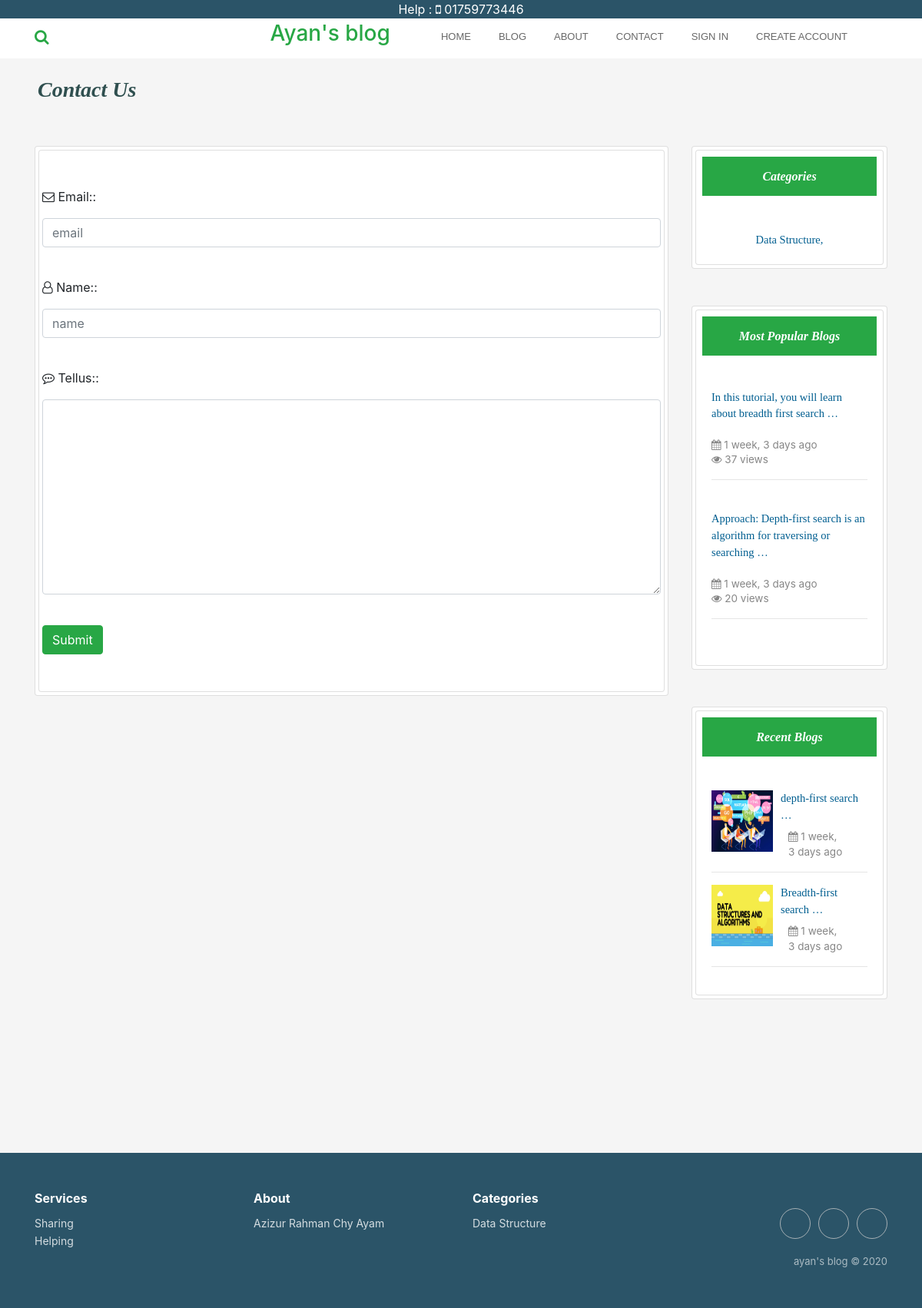
Page /contact/ on the committed database.
### home/models.py (models this page shows, shortened)
class Category(models.Model):
    category = models.CharField(max_length=200, primary_key=True)

class Post(models.Model):
    category = models.ForeignKey(Category, on_delete=models.CASCADE)
    postAuthor = models.CharField(max_length=200)
    postId = models.AutoField(primary_key=True, auto_created=True)
    postTitle = models.CharField(max_length=200)
    postTimeDate = models.DateTimeField(auto_now_add=True, auto_now=False, blank=True)
    postInC = models.TextField()
    postInCplus = models.TextField()
    postInPython = models.TextField()
    postDescriptions = models.TextField()
    postUrl = models.TextField(blank=True)
    postImage = models.ImageField(blank=True, null=True)
    views = models.IntegerField(default=0)
    def get_photo_url(self):
        if self.postImage and hasattr(self.postImage, 'url'):
            return self.postImage.url
        else:
            return "/static/no.png"

### home/views.py (the view)
# urls.py: path('contact/', views.contactUs, name='contact'),
def contactUs(request):
    context = {}
    populer = Post.objects.all().order_by('-views')[0:10]
    if request.POST:
        form = Contact(request.POST)
        if form.is_valid():
            form.save()
            messages.success(request, "Your message was added successfully.Thanks to you")
            context = {'form': form, 'RecentPost': Post.objects.all()[0:3],
                       'Categories': Category.objects.all(),
                       'Populer': populer,}
            return render(request, 'contact.html', context)
        else:
            messages.error(request, "Please fill the form correctly")
            context = {'form': form, 'RecentPost': Post.objects.all()[0:3],
                       'Categories': Category.objects.all(),
                       'Populer': populer,}
            return render(request, 'contact.html', context)
    else:  # GET request
        form = Contact()
        context = {'form': form, 'RecentPost': Post.objects.all()[0:3],
            'Categories': Category.objects.all(),
            'Populer': populer,}
    return render(request, 'contact.html', context)

### home/forms.py
class Contact(forms.ModelForm):
    Email = forms.EmailField(widget=forms.TextInput(
        attrs = {
            'class': 'form-control',
            'placeholder' : 'email'
        }
    ))
    Name = forms.CharField(widget=forms.TextInput(
        attrs={
            'class': 'form-control',
            'placeholder': 'name'
        }
    ))
    TellUs = forms.CharField( widget=forms.Textarea(
        attrs={
            'class': 'form-control',
        }
    ))
    class Meta:
        model = Contact
        fields = ("Email", "Name", "TellUs")

### templates/contact.html (shortened to what this page needs)
{% extends 'base.html' %}
{% load static %}
{% load humanize %}
 {% block body %}
<div class="container">
<div class="row ml-1 mb-1">
  <h3 class="mb-5 mt-4"  id="heading">Contact Us</h3>
</div>
<div class="row">
 <div class="col-sm-9 mb-5">
<div class="card p-1">
     <div class="card pl-1  pr-1  pt-5 pb-5">
           <form action="{% url 'contact' %}" method="post">
  <label><i class="fa fa-envelope-o" aria-hidden="true"></i> {{ form.Email.label_tag }}:</label>
    <p>{{form.Email}}</p><br>
    <label><i class="fa fa-user-o" aria-hidden="true"></i> {{ form.Name.label_tag }}:</label>
    <p>{{form.Name}}</p><br>
    <label><i class="fa fa-commenting-o" aria-hidden="true"></i> {{ form.TellUs.label_tag }}:</label>
    <p>{{form.TellUs}}</p><br>
        <button type="submit" class="btn btn-success">Submit</button>
</form>
     </div>
 </div>
</div>
        <div class="col-sm-3 " >
             <div class="card p-1">
             <div class="card promoting-card">
<h6 class="bg-success m-2 p-3 text-center" id="headings">Categories</h6>
  <div class="card-body">
                        <div class="mt-3 text-center">
                             {% for cat in Categories%}
                      <a class="text-style" href="{% url 'categories' cat.category %}"> {{cat.category}},  </a>
                             {% endfor %}
                        </div>
                    </div>
  </div>
</div>
   <div class="card p-1 mt-5">
<div class="card promoting-card">
<h6 class="bg-success m-2  p-3 text-center" id="headings">Most Popular Blogs</h6>
 <div class="card-body">
                        <div class="mt-3">
                             {% for post in Populer%}
                            <a href="{% url 'readMore' post.postId %}">
                                <p    class="text-style">
                                    {{ post.postDescriptions | truncatewords:10 }}
                                </p>
                            </a>
                            <span class="description"><i class="fa fa-calendar" aria-hidden="true"></i> {{ post.postTimeDate | naturaltime }}</span>
                            <p class="description"><i class="fa fa-eye" aria-hidden="true"></i> {{ post.views }} views</p>
<hr>
                            <br>
                             {% endfor %}
                        </div>
                    </div>
</div>
</div>
<div class="card p-1 mt-5">
<div class="card promoting-card">
<h6 class="bg-success m-2  p-3 text-center" id="headings">Recent Blogs</h6>
 <div class="card-body">
                        <div class="mt-3">
                             {% for post in RecentPost%}
                            <img style="float:left;" class="d-inline-block" src="{{ post.get_photo_url }}" height=80;
                                width=80; alt="abc">
                            <a href="{% url 'readMore' post.postId %}">
                                <p  style="margin-left:90px;" class="text-style">
                                    {{ post.postTitle |truncatewords:2 }}
                                </p>
                            </a>
                            <p style="margin-left:100px; margin-top:-10px;" class="description"><i class="fa fa-calendar" aria-hidden="true"></i> {{ post.postTimeDate | naturaltime }}</p>
                            <hr>
                             {% endfor %}
                        </div>
                    </div>
</div>
</div>
</div>
</div>
</div>
{% endblock body %}

### templates/base.html (shortened to what this page needs)
{% load static %}
<!DOCTYPE html>
<html lang="en">
<head>
  <link rel="stylesheet" href="https://maxcdn.bootstrapcdn.com/bootstrap/4.5.0/css/bootstrap.min.css">
 <link rel="stylesheet" href="https://cdnjs.cloudflare.com/ajax/libs/font-awesome/4.7.0/css/font-awesome.min.css">
  <link rel="stylesheet" href="{% static 'css/style.css' %} ">
  <link rel="stylesheet" href="https://cdnjs.cloudflare.com/ajax/libs/twitter-bootstrap/4.4.1/css/bootstrap.min.css">
  <link rel="stylesheet" href="https://cdnjs.cloudflare.com/ajax/libs/font-awesome/4.7.0/css/font-awesome.min.css">
  <link rel="stylesheet" href="https://cdnjs.cloudflare.com/ajax/libs/ionicons/2.0.1/css/ionicons.min.css">
  <link rel="stylesheet" href="https://cdnjs.cloudflare.com/ajax/libs/Swiper/3.3.1/css/swiper.min.css">
</head>
<body style="background-color:#F5F5F5">
<div style="background-color:#2b5468; color:#fff;" class="text-center">
<p class="mb-0 mt-0">Help : <i class="fa fa-mobile " aria-hidden="true"></i> 01759773446</p>
</div>
    <nav class="navbar sticky-top navbar-light navbar-expand-md navigation-clean-search pb-1 pt-0" style="font-size: 13;">
        <div class="container "><a class="navbar-brand text-success" href="#"><form class="form-inline mr-auto" method="get" action="{% url 'search' %}" target="_self">
                    <div class="form-group"><label for="search-field"><i class="fa fa-search text-success"></i></label><input class="form-control search-field" type="search" id="search-field" name="search">
                    </div>
                </form></a>
                <a style="text-decoration: none;" href="{% url 'home' %}"><h3 class="text-success ml-0">Ayan's blog</h3></a>
            <div class="collapse navbar-collapse"
                id="navcol-1">
                <ul class="nav navbar-nav ml-lg-5">
                    <li class="nav-item" role="presentation"><a class="nav-link" href="{% url 'home' %}">Home</a></li>
                    <li class="nav-item" role="presentation" style="font-size: 13;"><a class="nav-link" href="{% url 'blog' %}" style="font-size: 13;">Blog</a></li>
                    <li class="nav-item" role="presentation"><a class="nav-link" href="{% url 'aboutMe' %}">About</a></li>
					<li class="nav-item" role="presentation"><a class="nav-link" href="{% url 'contact' %}">Contact</a></li>
         {% if user.is_authenticated %}
                        <li class="nav-item dropdown  ">
                        <a class="nav-link dropdown-toggle" href="#" id="navbarDropdown" role="button"
                            data-toggle="dropdown" aria-haspopup="true" aria-expanded="false">
                           <i class="fa fa-user" aria-hidden="true"></i> welcome {{request.user.username}}
                        </a>
                        <div class="dropdown-menu edit-dropdown " aria-labelledby="navbarDropdown">
                            <a class="dropdown-item" href="#">View Profile</a>
                               <a class="dropdown-item" href="{% url 'userLogOut' %}">Logout</a>
                        </div>
                    </li>
                    {% else %}
      <li class="nav-item">
       <a class="nav-link" href="{% url 'userLogIn' %}"  > Sign in</a>
      </li>
      <li class="nav-item">
       <a class="nav-link" href="{% url 'userSignUp' %}" > Create Account</a>
      </li>
      {% endif %}
                </ul>
                </div>
        </div>
    </nav>
     {% block body %}
     {% endblock body %}
 <div class="footer-clean" style="background-color:#2b5468; color:#fff;">
        <footer>
            <div class="container">
                <div class="row justify-content-center">
                    <div class="col-sm-4 col-md-3 item">
                        <h3>Services</h3>
                        <ul>
                            <li><a href="#">Sharing</a></li>
                            <li><a href="#">Helping</a></li>
                        </ul>
                    </div>
                    <div class="col-sm-4 col-md-3 item">
                        <h3>About</h3>
                        <ul>
                            <li><a href="{% url 'aboutMe' %}">Azizur Rahman Chy Ayam</a></li>
                        </ul>
                    </div>
                    <div class="col-sm-4 col-md-3 item">
                        <h3>Categories</h3>
                        <ul>
                            {% for cat in  Categories %}
                            <li><a href="{% url 'categories' cat.category %}">{{cat.category}}</a></li>
                            {% endfor %}
                        </ul>
                    </div>
                    <div class="col-lg-3 item social"><a href="https://www.facebook.com/imayanchy/"></a><a href="mailto:aaziz9642@gmail.com"></a><a href="https://www.linkedin.com/in/azizur-rahman-720636165"></a>
                        <p class="copyright">ayan's blog © 2020</p>
                    </div>
                </div>
            </div>
        </footer>
    </div>
</body>
</html>

### static/css/style.css (style rules this page uses)
#heading { font-family:bitter,georgia,"times new roman",times,serif; font-weight:bold; color:#2F4F4F; font-style: italic }
#headings { font-family:bitter,georgia,"times new roman",times,serif; font-weight:bold; color:#ffffff; font-style: italic }
.description { color:#868686; font-size: 13.5px; margin-top:-2px; }
.text-style { font-family:bitter,georgia,"times new roman",times,serif; color:#005E90; font-size: 14.5px; }
.features-boxed .features,.footer-clean { padding:50px 0 }
.footer-clean { background-color:#fff;color:#4b4c4d }
.footer-clean h3 { margin-top:0;margin-bottom:12px;font-weight:700;font-size:16px }
.footer-clean ul { padding:0;list-style:none;line-height:1.6;font-size:14px;margin-bottom:0 }
.footer-clean ul a { color:inherit;text-decoration:none;opacity:.8 }
.footer-clean .item.social { text-align:right }
.footer-clean .item.social>a { font-size:24px;width:40px;height:40px;line-height:40px;display:inline-block;text-align:center;border-radius:50%;border:1px solid #ccc;margin-left:10px;margin-top:22px;color:inherit;opacity:.75 }
.footer-clean .copyright { margin-top:14px;margin-bottom:0;font-size:13px;opacity:.6 }
.navigation-clean-search { background:#fff;padding-top:.75rem;padding-bottom:.75rem;color:#333;border-radius:0;box-shadow:none;border:none;margin-bottom:0 }
@media (min-width:768px) { .navigation-clean-search { padding-top:1rem;padding-bottom:1rem } }
.navigation-clean-search .navbar-brand { font-weight:700;color:inherit }
.navigation-clean-search .form-inline,.navigation-clean-search .navbar-collapse { border-top-color:#ddd }
.navigation-clean-search.navbar .navbar-nav .nav-link { padding-left:18px;padding-right:18px }
.navigation-clean-search.navbar-light .navbar-nav .nav-link { color:#465765 }
.navigation-clean-search .form-inline label { color:#ccc }
.navigation-clean-search .form-inline .search-field { background:0 0;border:none;border-bottom:1px solid transparent;border-radius:0;box-shadow:none;color:inherit;transition:border-bottom-color .3s }

### templates/base.html (style rules this page uses)
.navbar .nav-link { font-size: 13px !important; font-family: "Gotham SSm",Helvetica,Arial,sans-serif !important; line-height: 1.42857 !important; color: #686868 !important; text-transform: uppercase; text-align: left; text-size-adjust: 100%; }

### rows in the picture
Category: category "Data Structure"
Post: postDescriptions "In this tutorial, you will learn about breadth first search …", postTimeDate "1 week, 3 days ago", views "37", get_photo_url (picture), postTitle "Breadth-first search …"
Post: postDescriptions "Approach: Depth-first search is an algorithm for traversing or searching …", postTimeDate "1 week, 3 days ago", views "20", get_photo_url (picture), postTitle "depth-first search …"
